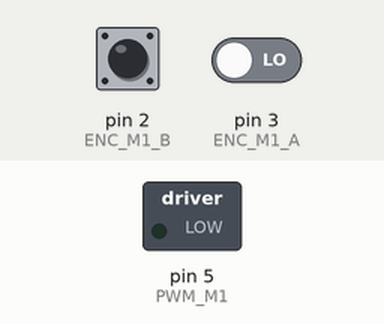
Simulated run of this sketch. Board: Arduino Uno, built with avr-gcc and run on an emulated ATmega328P. Shown: switched loads named in the sketch (green lamp = pin HIGH). Inputs (shaded band) come from the test bench; at power-on: pin 2 (ENC_M1_B) HIGH, pin 3 (ENC_M1_A) LOW. What the sketch prints to the serial monitor is not drawn.

Above: at 0.1 s.
At 2.1 s:
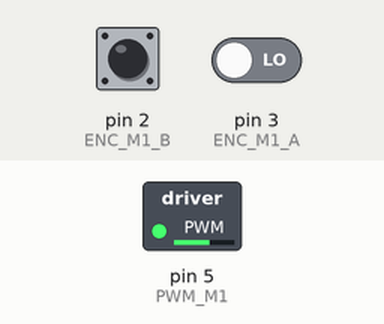
Timing chart, 0 to 3.6 s (numbered marks = the images above):
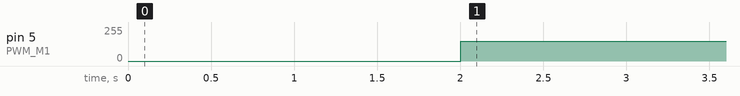

Measured:
- by itself, pin 5 (PWM_M1): 0/255 → 150/255 at 2.0 s

The sketch:

pololu_vss_motor.ino
```cpp
#include <TimerOne.h>

#define PWM_M1 5
#define IN1_M1 9
#define IN2_M1 4

#define PWM_M2 6
#define IN1_M2 7
#define IN2_M2 8

#define ENC_M1_A 3
#define ENC_M1_B 2

#define ENC_M2_A A5
#define ENC_M2_B A4

#define TIME 10000

float ROT_RATIO = 12*51.45;

double velocity_m1;
int state_enc_m1;
int last_state_enc_m1;
int count_pulses_m1;
int last_count_pulses_m1;
int rotation_sense_m1;

double velocity_m2;

long long last_time;

int pulses_m1;

void velocityCalculate();
void interruptFunction();


void setup() {
  pinMode(ENC_M1_A, INPUT);
  pinMode(ENC_M1_B, INPUT);
  pinMode(ENC_M2_A, INPUT);
  pinMode(ENC_M2_B, INPUT);

  Timer1.initialize(TIME);
  Timer1.attachInterrupt(interruptFunction);
  Serial.begin(9600);

  last_time = millis();

  last_state_enc_m1 = (digitalRead(ENC_M1_A) << 1) | digitalRead(ENC_M1_B);

  attachInterrupt(digitalPinToInterrupt(ENC_M1_A), doEncM1, CHANGE);
  attachInterrupt(digitalPinToInterrupt(ENC_M1_B), doEncM1, CHANGE);

}

void doEncM1()
{
  state_enc_m1 = (digitalRead(ENC_M1_A)<<1) | digitalRead(ENC_M1_B);

  switch(state_enc_m1) {
    case 0:
      if(last_state_enc_m1 == 1) count_pulses_m1++;
      else count_pulses_m1--;
    break;
    case 1:
      if(last_state_enc_m1 == 3) count_pulses_m1++;
      else count_pulses_m1--;
    break;
    case 3:
      if(last_state_enc_m1 == 2) count_pulses_m1++;
      else count_pulses_m1--;
    break;
    case 2:
      if(last_state_enc_m1 == 0) count_pulses_m1++;
      else count_pulses_m1--;
    break;
  }
  last_state_enc_m1 = state_enc_m1;
}

void loop() {
  if(millis() - last_time >= 2000){
    digitalWrite(IN1_M1, HIGH);
    digitalWrite(IN2_M1, LOW);
    analogWrite(PWM_M1, 150);
  }

  Serial.println(velocity_m1);
}

void velocityCalculate()
{
  int pulses_m1 = count_pulses_m1 - last_count_pulses_m1;

  velocity_m1 = ((pulses_m1/ROT_RATIO) * 2*PI)/(TIME/1000000.0);

  last_count_pulses_m1 = count_pulses_m1;

}

void interruptFunction()
{
  velocityCalculate();
}
```
